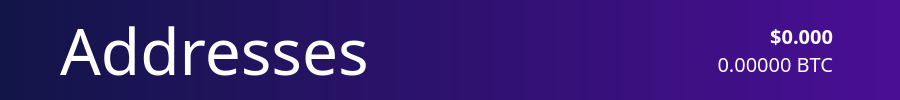
          <widget class="QFrame" name="NavBar">
           <property name="sizePolicy">
            <sizepolicy hsizetype="Preferred" vsizetype="Preferred">
             <horstretch>0</horstretch>
             <verstretch>0</verstretch>
            </sizepolicy>
           </property>
           <property name="minimumSize">
            <size>
             <width>900</width>
             <height>100</height>
            </size>
           </property>
           <property name="layoutDirection">
            <enum>Qt::LeftToRight</enum>
           </property>
           <property name="autoFillBackground">
            <bool>false</bool>
           </property>
           <property name="styleSheet">
            <string notr="true">background: QLinearGradient(x1: 0, y1: 0, x2: 1, y2: 0, stop: 0 #121548, stop: 1 #4a0e95);
border:0;
</string>
           </property>
           <property name="frameShape">
            <enum>QFrame::StyledPanel</enum>
           </property>
           <property name="frameShadow">
            <enum>QFrame::Raised</enum>
           </property>
           <layout class="QHBoxLayout" name="horizontalLayout_3">
            <property name="spacing">
             <number>0</number>
            </property>
            <property name="leftMargin">
             <number>60</number>
            </property>
            <property name="topMargin">
             <number>0</number>
            </property>
            <property name="rightMargin">
             <number>60</number>
            </property>
            <property name="bottomMargin">
             <number>0</number>
            </property>
            <item>
             <widget class="QLabel" name="label_2">
              <property name="sizePolicy">
               <sizepolicy hsizetype="Preferred" vsizetype="Preferred">
                <horstretch>0</horstretch>
                <verstretch>0</verstretch>
               </sizepolicy>
              </property>
              <property name="font">
               <font>
                <family>LibercoinLight</family>
                <pointsize>48</pointsize>
               </font>
              </property>
              <property name="autoFillBackground">
               <bool>false</bool>
              </property>
              <property name="styleSheet">
               <string notr="true">color:white;
background-color: rgba(255, 255, 255,0);</string>
              </property>
              <property name="text">
               <string>Addresses</string>
              </property>
              <property name="indent">
               <number>0</number>
              </property>
             </widget>
            </item>
            <item>
             <layout class="QVBoxLayout" name="verticalLayout_5">
              <item>
               <widget class="QLabel" name="priceUSD">
                <property name="font">
                 <font>
                  <family>LibercoinSemiBold</family>
                  <pointsize>15</pointsize>
                  <weight>75</weight>
                  <bold>true</bold>
                 </font>
                </property>
                <property name="styleSheet">
                 <string notr="true">background-color: rgb(0,0,0,0);
color: white;</string>
                </property>
                <property name="text">
                 <string>$0.000</string>
                </property>
                <property name="alignment">
                 <set>Qt::AlignBottom|Qt::AlignRight|Qt::AlignTrailing</set>
                </property>
               </widget>
              </item>
              <item>
               <widget class="QLabel" name="priceBTC">
                <property name="font">
                 <font>
                  <family>LibercoinLight</family>
                  <pointsize>15</pointsize>
                 </font>
                </property>
                <property name="styleSheet">
                 <string notr="true">background-color: rgb(0,0,0,0);
color: white;</string>
                </property>
                <property name="text">
                 <string>0.00000 BTC</string>
                </property>
                <property name="alignment">
                 <set>Qt::AlignRight|Qt::AlignTop|Qt::AlignTrailing</set>
                </property>
               </widget>
              </item>
             </layout>
            </item>
            <item>
             <widget class="QLabel" name="label_5">
              <property name="sizePolicy">
               <sizepolicy hsizetype="Fixed" vsizetype="Fixed">
                <horstretch>0</horstretch>
                <verstretch>0</verstretch>
               </sizepolicy>
              </property>
              <property name="styleSheet">
               <string notr="true">background: rgb(0,0,0,0);</string>
              </property>
              <property name="text">
               <string/>
              </property>
              <property name="pixmap">
               <pixmap resource="../bitcoin.qrc">:/icons/Exports_45</pixmap>
              </property>
             </widget>
            </item>
           </layout>
          </widget>
